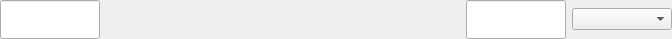
<?xml version="1.0" encoding="UTF-8"?>
<ui version="4.0">
 <class>TimelineRanger</class>
 <widget class="QWidget" name="TimelineRanger">
  <property name="geometry">
   <rect>
    <x>0</x>
    <y>0</y>
    <width>672</width>
    <height>39</height>
   </rect>
  </property>
  <property name="windowTitle">
   <string>TimelineRanger</string>
  </property>
  <layout class="QHBoxLayout" name="horizontalLayout" stretch="1,20,1,1">
   <property name="leftMargin">
    <number>0</number>
   </property>
   <property name="topMargin">
    <number>0</number>
   </property>
   <property name="rightMargin">
    <number>0</number>
   </property>
   <property name="bottomMargin">
    <number>0</number>
   </property>
   <item>
    <widget class="QLineEdit" name="lnedt_minimum">
     <property name="sizePolicy">
      <sizepolicy hsizetype="Preferred" vsizetype="Preferred">
       <horstretch>0</horstretch>
       <verstretch>0</verstretch>
      </sizepolicy>
     </property>
     <property name="minimumSize">
      <size>
       <width>100</width>
       <height>0</height>
      </size>
     </property>
     <property name="alignment">
      <set>Qt::AlignmentFlag::AlignCenter</set>
     </property>
    </widget>
   </item>
   <item>
    <widget class="tl::TimelineRangeSlider" name="slider" native="true">
     <property name="sizePolicy">
      <sizepolicy hsizetype="Expanding" vsizetype="Preferred">
       <horstretch>0</horstretch>
       <verstretch>0</verstretch>
      </sizepolicy>
     </property>
    </widget>
   </item>
   <item>
    <widget class="QLineEdit" name="lnedt_maximum">
     <property name="sizePolicy">
      <sizepolicy hsizetype="Fixed" vsizetype="Preferred">
       <horstretch>0</horstretch>
       <verstretch>0</verstretch>
      </sizepolicy>
     </property>
     <property name="minimumSize">
      <size>
       <width>100</width>
       <height>0</height>
      </size>
     </property>
     <property name="alignment">
      <set>Qt::AlignmentFlag::AlignCenter</set>
     </property>
    </widget>
   </item>
   <item>
    <widget class="QComboBox" name="combo_fps">
     <property name="minimumSize">
      <size>
       <width>100</width>
       <height>0</height>
      </size>
     </property>
    </widget>
   </item>
  </layout>
 </widget>
 <customwidgets>
  <customwidget>
   <class>tl::TimelineRangeSlider</class>
   <extends>QWidget</extends>
   <header>timelinerangeslider.h</header>
   <container>1</container>
  </customwidget>
 </customwidgets>
 <resources/>
 <connections/>
</ui>
